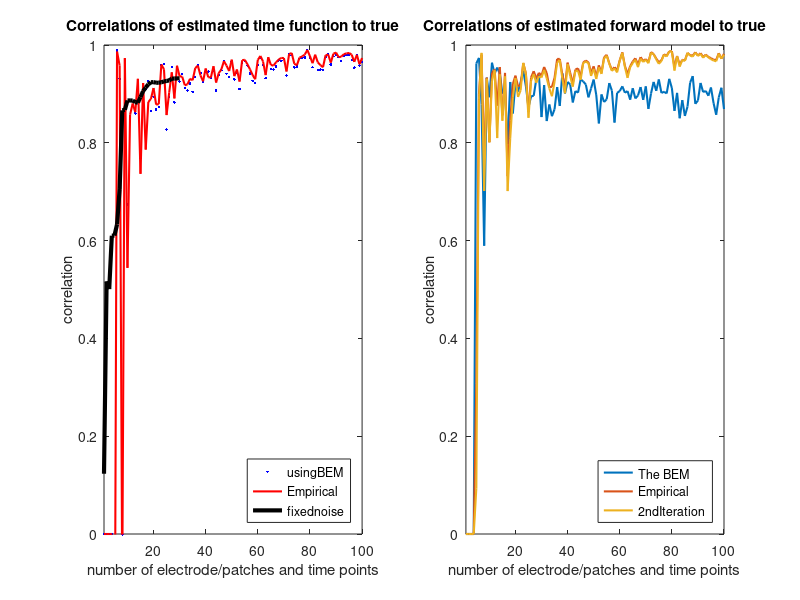

MATLAB code for this plot:
clear, format compact,close all
misspec=.5;
extNoise=2; %  =1?
for N=5:100 % number of independent electrodes and time points
    F=randn(3,N); % the true forward model for two sources
    T=randn(3,N); % the two true temporal response
    V=F'*T + extNoise*randn(N,N); % electrode voltages plus noise
    Ffmri=F+misspec*randn(3,N); % 3-shell estimate of F (note the noisy misspecification)
    T1=Ffmri'\V; % temporal response from algorithm of Section 2
    F1=V/T1; % improved estimate of forward model
    T2=F1\V; % improved estimate of time function
    F2=V/T2; % Do another iteration of forward model
    Cor=corrcoef([T(1,:)' T1(1,:)' T2(1,:)']); % correlations of time functions
    CorallT(N,:)=[Cor(1,2) Cor(1,3)]; % correls of true T to two estimates
    FF=[F(1,:)' Ffmri(1,:)' F1(:,1) F2(:,1) ];
    Cor=corrcoef(FF); % correlation of true F to the three estimates
    Corall(N,:)=[Cor(1,2) Cor(1,3) Cor(1,4)];   
    
end

N=1:100;
subplot(1,2,1); plot(N,CorallT(N,1),'b.',N,CorallT(N,2),'r','linewidth',1.5)
axis([1 100 0 1]); hold on
xlabel('number of electrode/patches and time points')
ylabel('correlation')
title('Correlations of estimated time function to true')
subplot(1,2,2); plot(N,Corall(N,:),'linewidth',1.5);hold on
xlabel('number of electrode/patches and time points')
ylabel('correlation');axis([1 100 0 1]);
legend('The BEM', 'Empirical','2ndIteration', 'location', 'southeast')

title('Correlations of estimated forward model to true')
%% Use the empirical head model for a single patch (smallish N)
for N=1:30,   %NOTE THAT THIS IS BASED ON THE SAME NOISE!
    T1Patch=F2(1:N,:)\V(1:N,:);  %this is for a small subset of patch/elec
    Cor=corrcoef([T(1,:)' T1Patch(1,:)']);
    CorPatchT(N)=Cor(1,2);
end
N=1:30;
subplot(1,2,1);plot(N,CorPatchT(N),'k','linewidth',3);
legend('usingBEM', 'Empirical','fixednoise', 'location', 'southeast')
return
%% Use the empirical head model for a single patch (smallish N)
Nelec = 25; % Let's just say there are 25 electrodes
Npatch = 4; % And there are 4 patches we think have same time function

% Get Tcorr for empirical head model
for iPatch = 1:Npatch
    ep = (1:Nelec)+(Nelec*(iPatch-1));
    T1Patch=F2(ep,:)\V(ep,:);  % Goes through all the patches
    Cor=corrcoef([T(1,:)' T1Patch(1,:)']);
    CorPatchTemp(iPatch,:)=Cor(1,2);
end
% Get Tcorr for BEM head model
for iPatch = 1:Npatch
    ep = (1:Nelec)+(Nelec*(iPatch-1));
    T1Patch=Ffmri(:,ep)'\V(ep,:);
    Cor=corrcoef([T(1,:)' T1Patch(1,:)']);
    CorPatchTbem(iPatch,:)=Cor(1,2);
end
figure(2)
plot(1:Npatch,CorPatchTemp,'k*-','linewidth',3);hold on;
plot(1:Npatch,CorPatchTbem,'r*-','linewidth',3);
xlabel('Patch #'); ylabel('Corr');
legend('T_{corr} - Empirical', 'T_{corr} - BEM', 'Location', 'SouthEast')
axis([1 Npatch .6 1])

